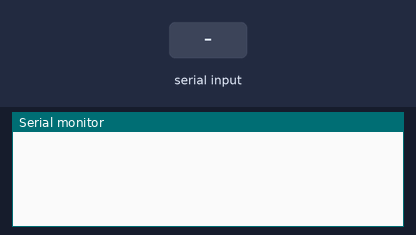
Recording of a sketch running on a simulated Arduino Uno, built with avr-gcc and run on an emulated ATmega328P. Shown: the last lines printed to the serial monitor. The inputs (shaded band) are chosen by the test bench.

Above: at 1.2 s.
1.3 s: "999\n" received over the second serial link
At 2.0 s:
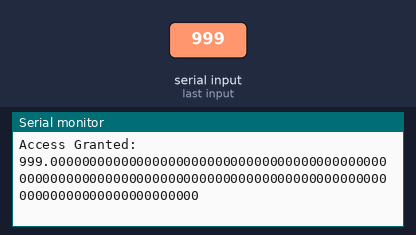
2.8 s: "1\n" received over the second serial link
At 4.3 s:
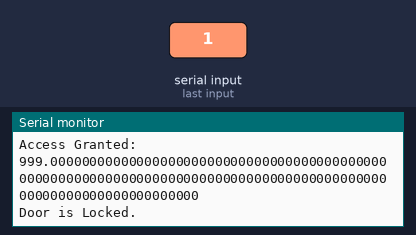

The sketch:

UNO.ino
```cpp
#include <SoftwareSerial.h>
SoftwareSerial ArduinoUno(3,2);

void setup(){

	Serial.begin(9600);
	ArduinoUno.begin(4800);

}

void loop(){
  while(ArduinoUno.available()>0){
	float val = ArduinoUno.parseFloat();
	if(ArduinoUno.read()== '\n'){
	if(val == 999){
  Serial.println("Access Granted: ");
	Serial.println(val," Door is Unlocked");
  digitalWrite(9,HIGH);
	}
  if(val == 1){
  Serial.println("Door is Locked.");
  digitalWrite(9,LOW);
  }
  if (val == 0){
  Serial.println("Door is Locked.");
  digitalWrite(9,LOW);
  }
	}
 }
delay(30);
}
```

Measured:
- after the input at 1.3 s, the serial monitor: prints a new line at once (image 1)
- after the input at 2.8 s, the serial monitor: prints a new line at once (image 2)
